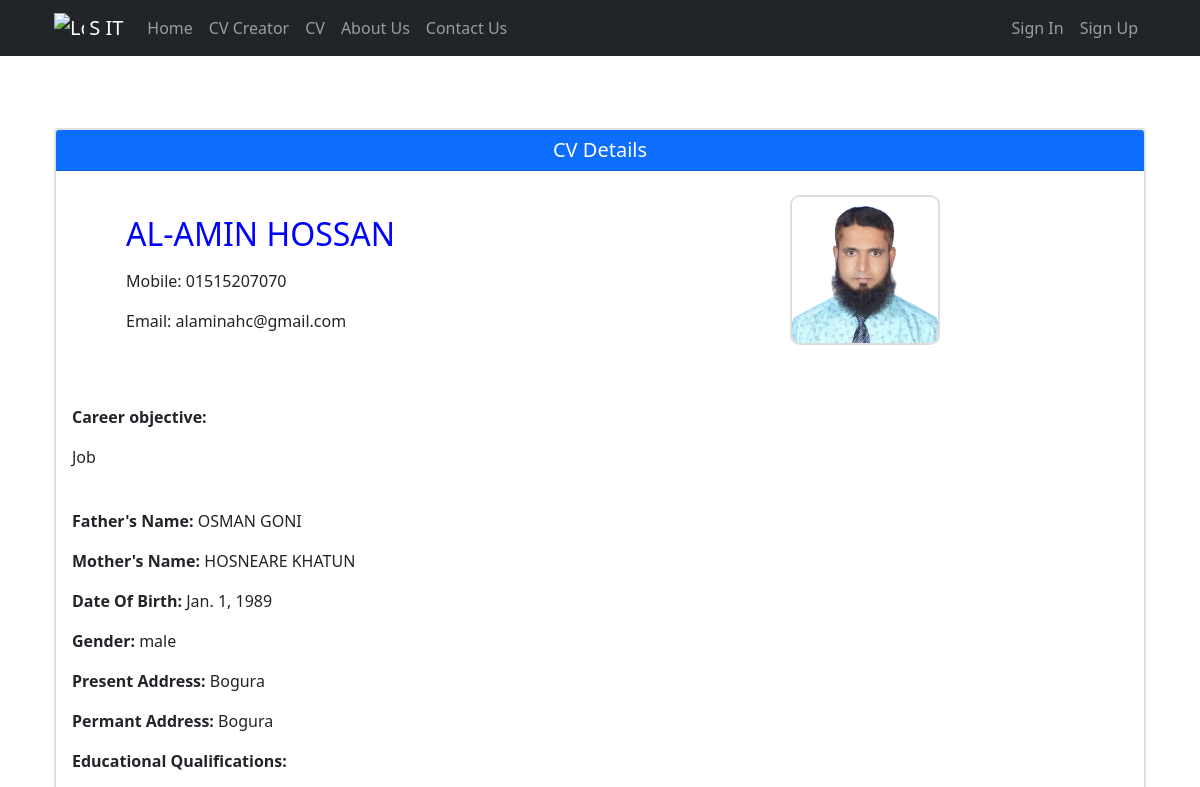
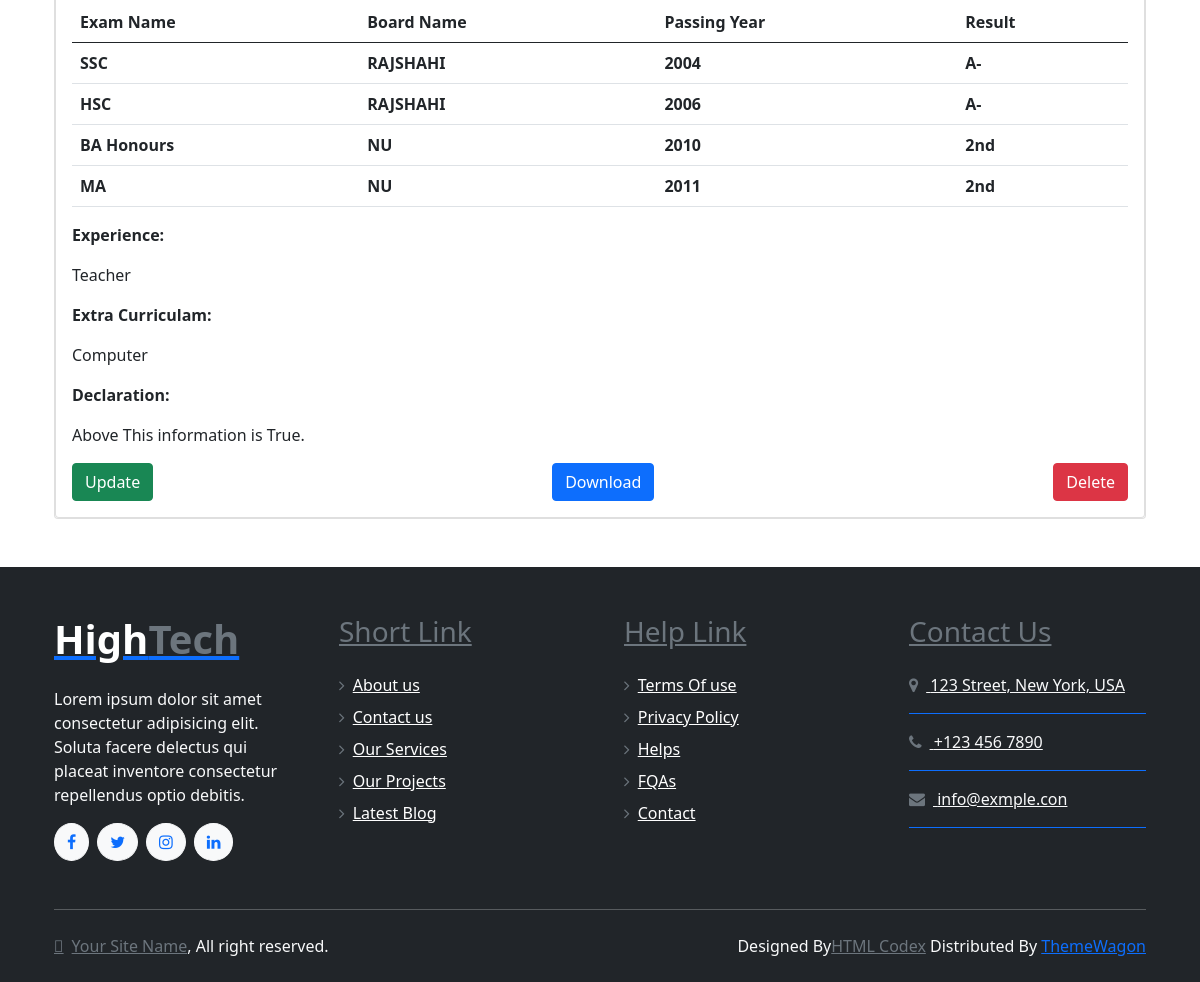
Screenshot of /cvview/ with the database file from the repository (2 pictures, top to bottom).
### cvapp/models.py (models this page shows, shortened)
class CvCreate(models.Model):
    GENDER = (
        ('Male' , 'MALE'),
        ('Female' , 'FEMALE'),
        ('Others' , 'OTHERS'),
    )
    name = models.CharField(max_length = 25)
    father_name = models.CharField(max_length = 25)
    mother_name = models.CharField(max_length = 25)
    email = models.EmailField(max_length = 30,  blank = True, null = True)
    phone = models.CharField(max_length = 15)
    dob = models.DateField()
    gender = models.CharField(choices = GENDER, max_length=max(len(choices[0]) for choices in GENDER), default = 'MALE')
    present_address = models.CharField(max_length= 100, blank = True, null = True)
    permanent_address = models.CharField(max_length= 100, blank = True, null = True)
    exam_name1 = models.CharField(max_length= 50, blank = True, null = True)
    exam_board1 = models.CharField(max_length=15, blank = True, null = True)
    exam_passingyear1 = models.CharField(max_length=4, blank = True, null = True)
    exam_result1 = models.CharField(max_length=3, blank = True, null = True)
    exam_name2 = models.CharField(max_length= 50, blank = True, null = True)
    exam_board2 = models.CharField(max_length=15, blank = True, null = True)
    exam_passingyear2 = models.CharField(max_length=4, blank = True, null = True)
    exam_result2 = models.CharField(max_length=3, blank = True, null = True)
    exam_name3 = models.CharField(max_length= 50, blank = True, null = True)
    exam_board3 = models.CharField(max_length=15, blank = True, null = True)
    exam_passingyear3 = models.CharField(max_length=4, blank = True, null = True)
    exam_result3 = models.CharField(max_length=3, blank = True, null = True)
    exam_name4 = models.CharField(max_length= 50, blank = True, null = True)
    exam_board4 = models.CharField(max_length=15, blank = True, null = True)
    exam_passingyear4 = models.CharField(max_length=4, blank = True, null = True)
    exam_result4 = models.CharField(max_length=3, null = True, blank = True)
    experience = models.CharField(max_length= 150, blank = True, null = True)
    extra_curriculam = models.CharField(max_length= 150, blank = True, null = True)
    training_name = models.CharField(max_length= 50, blank = True, null = True)
    training_company = models.CharField(max_length= 50, blank = True, null = True)
    training_duration = models.CharField(max_length= 50, blank = True, null = True)
    training_achevment = models.CharField(max_length= 50, blank = True, null = True)
    training_place = models.CharField(max_length= 50, blank = True, null = True)
    career_object = models.CharField(max_length= 150, blank = True, null = True)
    declaration = models.CharField(max_length= 250, blank = True, null = True)
    image = models.ImageField(upload_to='image/', default = 'def.jpg', blank = True, null = True)

### cvapp/views.py (the view)
# urls.py: path('cvview/', cvview, name='cvview'),
def cvview(request):
    cvviews = CvCreate.objects.all()
    context = {
        'cvviews' : cvviews
    }
    return render(request, 'cv_temp/cvview.html', context)

### Template/cv_temp/cvview.html (shortened to what this page needs)
{% extends 'base.html' %}
{% block body %}
<body>
  <div class="container mt-5">
    <div class="card h-100">
      {% for cvviews in cvviews %}
      <div class="col">
      <div class="card h-100">
        <div class="card-header bg-primary text-white">
            <h5 class="card-title m-0" style="text-align: center;">CV Details</h5>
        </div>
        <br>
        <div class="row" style="justify-content: space-between;">
          <div class="col-md-5">
              <div class="box" style="height: 150px; margin-left: 50px;">
                  <div class="mb-4">
                  <h2><p id="name" style="color: blue;"> {{ cvviews.name }}</p></h2>
                  <p>Mobile: {{ cvviews.phone }} </p>
                  <p>Email: {{ cvviews.email }} </p>
                  </div>
              </div>
          </div>
          <div class="col-md-3" style="margin-right: 100px;">
              <div class="image-preview" style="height: 150px; width: 150px;">
                  {% if cvviews.image %}
                  <img src=" {{ cvviews.image.url }} " id="profilePicture" alt="{{cvviews.name}}">
                  {% else %}
                  <div class="text-center mb-3">No Image</div>
                  {% endif %}
              </div>
          </div>
      </div>
      <br>
        <div class="card-body">
        <p><strong>Career objective:</strong> </p>
        <p id="experience"> {{ cvviews.career_object }} </p>
        <br>
          <p><strong>Father's Name:</strong> {{ cvviews.father_name }} </p>
          <p><strong>Mother's Name:</strong> {{ cvviews.mother_name }} </p>
          <p><strong>Date Of Birth:</strong> {{ cvviews.dob }} </p>
          <p><strong>Gender:</strong> {{ cvviews.gender }} </p>
          <p><strong>Present Address:</strong> {{ cvviews.present_address }} </p>
          <p><strong>Permant Address:</strong> {{ cvviews.permanent_address }} </p>
          <p><strong>Educational Qualifications:</strong> </p>
              <table class="table">
                  <thead>
                    <tr>
                      <th>Exam Name</th>
                      <th>Board Name</th>
                      <th>Passing Year</th>
                      <th>Result</th>
                    </tr>
                  </thead>
                  <tbody>
                    <tr>
                      <th>{{ cvviews.exam_name1 }}</th>
                      <th>{{ cvviews.exam_board1 }}</th>
                      <th>{{ cvviews.exam_passingyear1 }}</th>
                      <th>{{ cvviews.exam_result1 }}</th>
                    </tr>
                    <tr>
                      <th>{{ cvviews.exam_name2 }}</th>
                      <th>{{ cvviews.exam_board2 }}</th>
                      <th>{{ cvviews.exam_passingyear2 }}</th>
                      <th>{{ cvviews.exam_result2 }}</th>
                    </tr>
                    <tr>
                      <th>{{ cvviews.exam_name3 }}</th>
                      <th>{{ cvviews.exam_board3 }}</th>
                      <th>{{ cvviews.exam_passingyear3 }}</th>
                      <th>{{ cvviews.exam_result3 }}</th>
                    </tr>
                    <tr>
                      <th>{{ cvviews.exam_name4 }}</th>
                      <th>{{ cvviews.exam_board4 }}</th>
                      <th>{{ cvviews.exam_passingyear4 }}</th>
                      <th>{{ cvviews.exam_result4 }}</th>
                    </tr>
                  </tbody>
                </table>
          <p><strong>Experience:</strong> </p>
          <p id="experience">{{ cvviews.experience }}</p>
          <p><strong>Extra Curriculam:</strong> </p>
          <p id="extra_curriculam">{{ cvviews.extra_curriculam }}</p>
          <p><strong>Declaration:</strong> </p>
          <p id="declaration">{{ cvviews.declaration }}</p>
          <div class="d-flex justify-content-between">
              <a href=" {% url 'cvupdate' cvviews.id %}" class="btn btn-success"> Update </a>
              <a href="#" class="btn btn-primary"> Download </a>
              <a href=" {% url 'delcvprofile' cvviews.id %}" class="btn btn-danger"> Delete </a>
          </div>
        </div>
      </div>
    </div>
      {% endfor %}
    </div>
  </div>
  <br>
</body>
<br>
{% endblock body %}

### Template/base.html (shortened to what this page needs)
{% load static %}
<!DOCTYPE html>
<html lang="en">
<head>
  <link href="https://cdn.jsdelivr.net/npm/bootstrap@5.3.0-alpha1/dist/css/bootstrap.min.css" rel="stylesheet">
  <link rel="stylesheet" href="https://stackpath.bootstrapcdn.com/font-awesome/4.7.0/css/font-awesome.min.css">
  <link href="https://cdn.jsdelivr.net/npm/bootstrap@5.0.2/dist/css/bootstrap.min.css" rel="stylesheet">
  <link rel="stylesheet" href="https://cdnjs.cloudflare.com/ajax/libs/font-awesome/4.7.0/css/font-awesome.min.css">
</head>
<body>
<nav class="navbar navbar-expand-lg navbar-dark bg-dark wow fadeIn text-white sticky-top">
  <div class="container">
    <a class="navbar-brand" href="#">
      <img src=" {% static 'img/logo.png' %} " alt="Logo" width="30" height="30" class="d-inline-block align-top">
      S IT
    </a>
    <div class="collapse navbar-collapse" id="navbarNav">
      <ul class="navbar-nav me-auto">
        <li class="nav-item">
          <a class="nav-link" href="{% url 'home' %}">Home</a>
        </li>
        <li class="nav-item">
          <a class="nav-link" href=" {% url 'cvcreate' %} ">CV Creator</a>
        </li>
        <li class="nav-item">
          <a class="nav-link" href=" {% url 'cvview' %} ">CV</a>
        </li>
        <li class="nav-item">
          <a class="nav-link" href=" ">About Us</a>
        </li>
        <li class="nav-item">
          <a class="nav-link" href="#">Contact Us</a>
        </li>
      </ul>
      <ul class="navbar-nav">
        {% if user.is_authenticated %}
        <li class="nav-item dropdown">
          <a class="nav-link" href="#" id="navbarDropdownMenuLink" role="button" data-bs-toggle="dropdown" aria-expanded="false">
            <img src="{{user.image}}" alt="{{user.name}}" width="30" height="30" class="rounded-circle">
          </a>
          <ul class="dropdown-menu dropdown-menu-end" aria-labelledby="navbarDropdownMenuLink">
            <li><a class="dropdown-item" href="#">{{user.username}}</a></li>
            <li><a class="dropdown-item" href="#">Update Profile</a></li>
            <li><a class="dropdown-item" href=" {% url 'change_pass' %}">Change Password</a></li>
            <li><a class="dropdown-item" href="{% url 'signout' %}">Sign Out</a></li>
          </ul>
        </li>
        {% else %}
        <li class="nav-item">
          <a class="nav-link" href="{% url 'signin' %} ">Sign In</a>
        </li>
        <li class="nav-item">
          <a class="nav-link" href=" {% url 'signup' %} ">Sign Up</a>
        </li>
        {% endif %}
      </ul>
    </div>
  </div>
</nav>
    {% block body %}
    {% endblock %}
<div class="container-fluid footer bg-dark wow fadeIn" data-wow-delay=".3s">
  <div class="container pt-5 pb-4">
      <div class="row g-5">
          <div class="col-lg-3 col-md-6">
              <a href="index.html">
                  <h1 class="text-white fw-bold d-block">High<span class="text-secondary">Tech</span> </h1>
              </a>
              <p class="mt-4 text-light">Lorem ipsum dolor sit amet consectetur adipisicing elit. Soluta facere delectus qui placeat inventore consectetur repellendus optio debitis.</p>
              <div class="d-flex hightech-link">
                  <a href="" class="btn-light nav-fill btn btn-square rounded-circle me-2"><i class="fa fa-facebook-f text-primary"></i></a>
                  <a href="" class="btn-light nav-fill btn btn-square rounded-circle me-2"><i class="fa fa-twitter text-primary"></i></a>
                  <a href="" class="btn-light nav-fill btn btn-square rounded-circle me-2"><i class="fa fa-instagram text-primary"></i></a>
                  <a href="" class="btn-light nav-fill btn btn-square rounded-circle me-0"><i class="fa fa-linkedin text-primary"></i></a>
              </div>
          </div>
          <div class="col-lg-3 col-md-6">
              <a href="#" class="h3 text-secondary">Short Link</a>
              <div class="mt-4 d-flex flex-column short-link">
                  <a href="" class="mb-2 text-white"><i class="fa fa-angle-right text-secondary me-2"></i>About us</a>
                  <a href="" class="mb-2 text-white"><i class="fa fa-angle-right text-secondary me-2"></i>Contact us</a>
                  <a href="" class="mb-2 text-white"><i class="fa fa-angle-right text-secondary me-2"></i>Our Services</a>
                  <a href="" class="mb-2 text-white"><i class="fa fa-angle-right text-secondary me-2"></i>Our Projects</a>
                  <a href="" class="mb-2 text-white"><i class="fa fa-angle-right text-secondary me-2"></i>Latest Blog</a>
              </div>
          </div>
          <div class="col-lg-3 col-md-6">
              <a href="#" class="h3 text-secondary">Help Link</a>
              <div class="mt-4 d-flex flex-column help-link">
                  <a href="" class="mb-2 text-white"><i class="fa fa-angle-right text-secondary me-2"></i>Terms Of use</a>
                  <a href="" class="mb-2 text-white"><i class="fa fa-angle-right text-secondary me-2"></i>Privacy Policy</a>
                  <a href="" class="mb-2 text-white"><i class="fa fa-angle-right text-secondary me-2"></i>Helps</a>
                  <a href="" class="mb-2 text-white"><i class="fa fa-angle-right text-secondary me-2"></i>FQAs</a>
                  <a href="" class="mb-2 text-white"><i class="fa fa-angle-right text-secondary me-2"></i>Contact</a>
              </div>
          </div>
          <div class="col-lg-3 col-md-6">
              <a href="#" class="h3 text-secondary">Contact Us</a>
              <div class="text-white mt-4 d-flex flex-column contact-link">
                  <a href="#" class="pb-3 text-light border-bottom border-primary"><i class="fa fa-map-marker text-secondary me-2"></i> 123 Street, New York, USA</a>
                  <a href="#" class="py-3 text-light border-bottom border-primary"><i class="fa fa-phone text-secondary me-2"></i> +123 456 7890</a>
                  <a href="#" class="py-3 text-light border-bottom border-primary"><i class="fa fa-envelope text-secondary me-2"></i> info@exmple.con</a>
              </div>
          </div>
      </div>
      <hr class="text-light mt-5 mb-4">
      <div class="row">
          <div class="col-md-6 text-center text-md-start">
              <span class="text-light"><a href="#" class="text-secondary"><i class="fas fa-copyright text-secondary me-2"></i>Your Site Name</a>, All right reserved.</span>
          </div>
          <div class="col-md-6 text-center text-md-end">
              <span class="text-light">Designed By<a href="https://htmlcodex.com" class="text-secondary">HTML Codex</a> Distributed By <a href="https://themewagon.com">ThemeWagon</a></span>
          </div>
      </div>
  </div>
</div>
</body>
</html>

### Template/cv_temp/cvview.html (style rules this page uses)
.box { padding: 20px; margin-bottom: 20px; }
.image-preview { width: 200px; height: 200px; border: 2px solid #ddd; border-radius: 10px; overflow: hidden; }
.image-preview img { width: 100%; height: auto; }

### rows the page displays
CvCreate: name "AL-AMIN HOSSAN", phone "01515207070", email "alaminahc@gmail.com", image (picture), career_object "Job", father_name "OSMAN GONI", mother_name "HOSNEARE KHATUN", dob "Jan. 1, 1989", gender "male", present_address "Bogura", permanent_address "Bogura", exam_name1 "SSC", exam_board1 "RAJSHAHI", exam_passingyear1 "2004", exam_result1 "A-", exam_name2 "HSC", exam_board2 "RAJSHAHI", exam_passingyear2 "2006", exam_result2 "A-", exam_name3 "BA Honours", exam_board3 "NU", exam_passingyear3 "2010", exam_result3 "2nd", exam_name4 "MA", exam_board4 "NU", exam_passingyear4 "2011", exam_result4 "2nd", experience "Teacher", extra_curriculam "Computer", declaration "Above This information is True."
